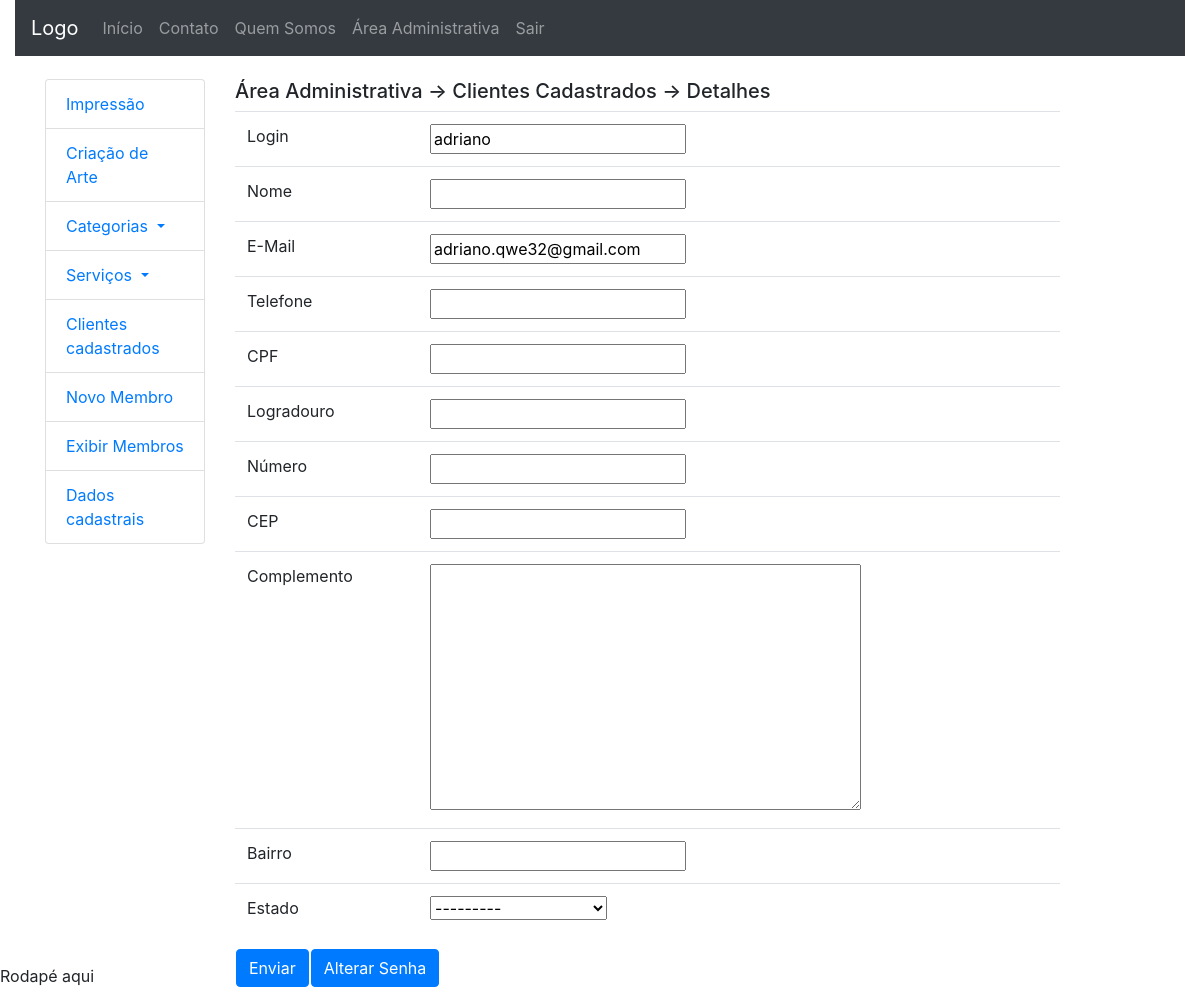
Before: /conta/my_data/ (signed in) with the older database file.
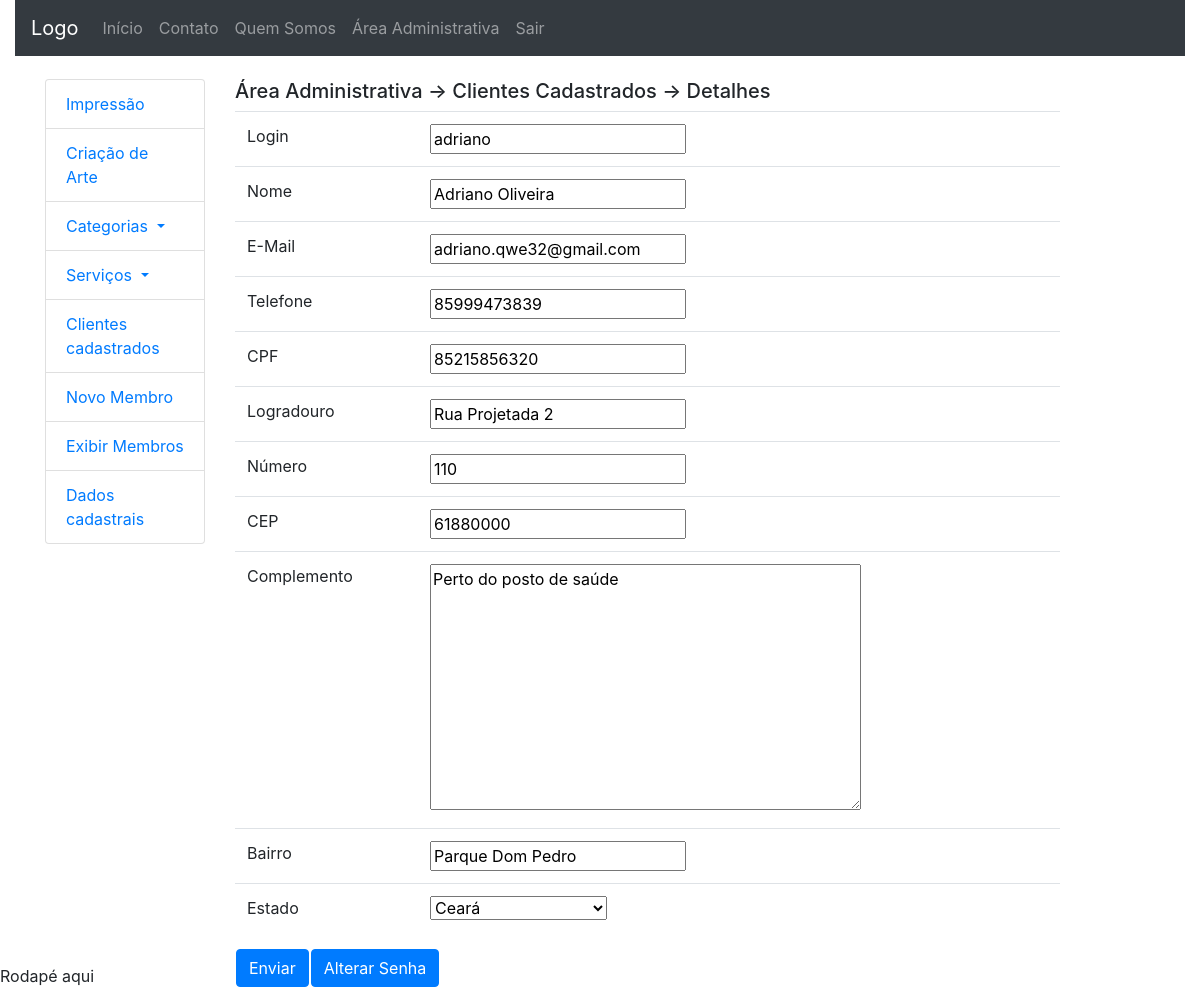
After: the same page with the newer database file.
### accounts/models.py (models this page shows, shortened)
class User(AbstractBaseUser, PermissionsMixin):
	UF_CHOICES = (
    ('AC','Acre'), ('AL','Alagoas'), ('AP','Amapá'),
    ('AM','Amazonas'), ('BA','Bahia'), ('CE','Ceará'),
    ('DF','Distrito Federal'), ('ES','Espírito Santo'),
    ('GO','Goiás'), ('MA','Maranhão'), ('MT','Mato Grosso'),
    ('MS','Mato Grosso do Sul'), ('MG','Minas Gerais'),
    ('PA','Pará'), ('PB','Paraíba'), ('PR','Paraná'),
    ('PE','Pernambuco'), ('PI','Piauí'),
    ('RJ','Rio de Janeiro'), ('RN','Rio Grande do Norte'),
    ('RS','Rio Grande do Sul'), ('RO','Rondônia'),
    ('RR','Roraima'), ('SC','Santa Catarina'),
    ('SP','São Paulo'), ('SE','Sergipe'),
	('TO','Tacantins'), )
	username = models.CharField(
		'Login', max_length=30, unique=True, validators=[
			validators.RegexValidator(
				re.compile('^[\w.@+-]+$'),
				'Informe um nome de usuário válido. '
				'Este valor deve conter apenas letras, números '
				'e os caracteres: @/./+/-/_ .'
				, 'invalid'
			)
		], help_text='Um nome curto que será usado para identificá-lo de forma única na plataforma'
	)
	name = models.CharField('Nome', max_length=100, blank=True)
	email = models.EmailField('E-mail', unique=True)
	telefone = models.CharField('Telefone', max_length=20, null=True,
		blank=True)
	cpf = models.CharField('CPF', max_length=11, null=True, blank=True)
	logradouro = models.CharField('Rua/Avenida', max_length=100,
		null=True, blank=True)
	numero = models.CharField('Número', max_length=100,
		null=True, blank=True)
	cep = models.CharField('CEP', max_length=10, null=True, blank=True)
	complemento = models.TextField('Complamento', max_length=100,
		null=True, blank=True)
	bairro = models.CharField('Bairro', max_length=100, null=True, blank=True)
	estado = models.CharField('Estado', max_length=100, null=True, blank=True,
		choices=UF_CHOICES)
	is_staff = models.BooleanField('Equipe', default=False)
	is_active = models.BooleanField('Ativo', default=True)
	date_joined = models.DateTimeField('Data de Entrada', auto_now_add=True)
	USERNAME_FIELD = 'username'
	REQUIRED_FIELDS = ['email']
	objects = UserManager()
	class Meta:
		verbose_name = 'Usuário'
		verbose_name_plural = 'Usuários'

### accounts/views.py (the view)
# urls.py: path('my_data/', views.my_data, name='my_data'),
@login_required
def my_data(request):
	user = User.objects.get(id=request.user.id)
	context = {}
	if request.method == 'GET':
		form = UserAdminForm(instance=user)
		context.update({'form': form})
	if request.method == 'POST':
		form = UserAdminForm(request.POST, instance=user)
		context.update({'form': form})
		if form.is_valid():
			form.save()
			messages.success(request, 'Dados alterados com sucesso!')
	return render(request, 'accounts/my_data.html', context)

### accounts/forms.py
class UserAdminForm(forms.ModelForm):
	class Meta:
		model = User
		fields = ['username', 'email', 'name', 'cpf', 'telefone', 'logradouro',
		'numero', 'cep', 'complemento', 'bairro', 'estado']

### accounts/templates/accounts/my_data.html (shortened to what this page needs)
{% extends 'dashboard_admin/index.html' %}
{% block extra %}
{% load da_tags %}
{% endblock %}
{% block central_column %}
<div class="col-sm-9">
	{% block dashboard_title %}
	<h5>Área Administrativa -> Clientes Cadastrados -> Detalhes</h5>
	{% endblock %}
	<form method="post">
		<table class="table">
			<tr>
				<td>Login</td>
				<td>{{ form.username }}</td>
			</tr>
			<tr>
				<td>Nome</td>
				<td>{{ form.name }}</td>
			</tr>
			<tr>
				<td>E-Mail</td>
				<td>{{ form.email }}</td>
			</tr>
			<tr>
				<td>Telefone</td>
				<td>{{ form.telefone }}</td>
			</tr>
			<tr>
				<td>CPF</td>
				<td>{{ form.cpf }}</td>
			</tr>
			<tr>
				<td>Logradouro</td>
				<td>{{ form.logradouro }}</td>
			</tr>
			<tr>
				<td>Número</td>
				<td>{{ form.numero }}</td>
			</tr>
			<tr>
				<td>CEP</td>
				<td>{{ form.cep }}</td>
			</tr>
			<tr>
				<td>Complemento</td>
				<td>{{ form.complemento }}</td>
			</tr>
			<tr>
				<td>Bairro</td>
				<td>{{ form.bairro }}</td>
			</tr>
			<tr>
				<td>Estado</td>
				<td>{{ form.estado }}</td>
			</tr>
		</table>
		<table>
			<tr>
				<a href="#">
					<td>
						<input type="submit" class="btn btn-primary" value="Enviar">
					</td>
				</a>
				<td>
					<a href="{% url 'accounts:change_password' %}">
						<input type="button" class="btn btn-primary"
						value="Alterar Senha">
					</a>
				</td>
			</tr>
		</table>
	</form>
</div>
{% endblock %}

Changed rows visible on the page:
changed User "adriano": name (not shown) → "Adriano Oliveira"; telefone (not shown) → "85999473839"; cpf (not shown) → "85215856320"; logradouro (not shown) → "Rua Projetada 2"; numero (not shown) → "110"; cep (not shown) → "61880000"; complemento (not shown) → "Perto do posto de saúde"; bairro (not shown) → "Parque Dom Pedro"; estado "---------" → "Ceará"
